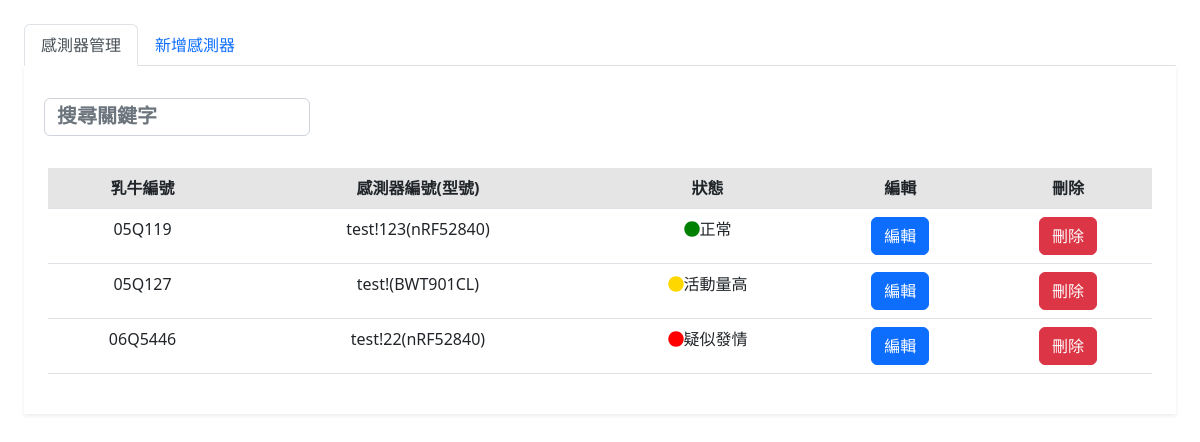
Before: /fEnvironment/sensorManagement/sensorManagement.php with the older database file.
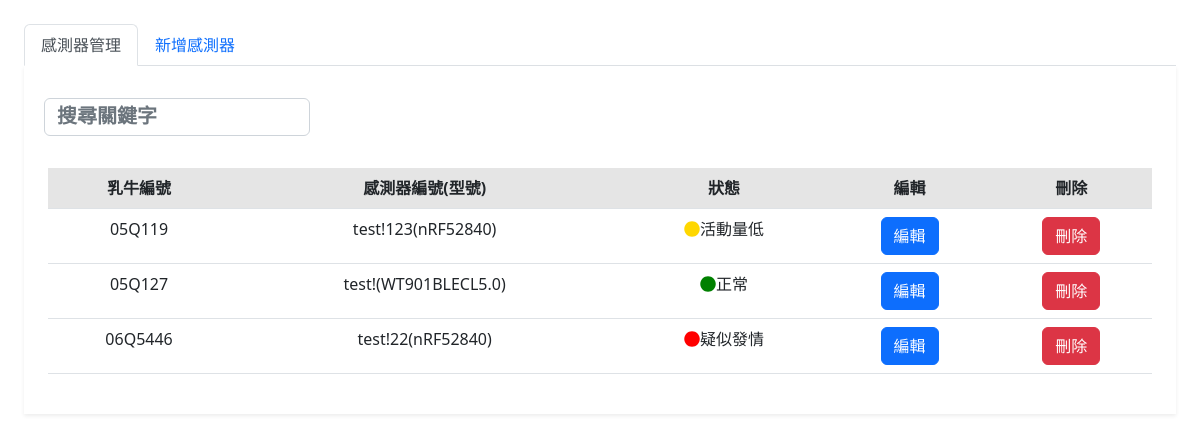
After: the same page with the newer database file.
### tables this page shows
CREATE TABLE `sensor_management` (
  `uuid` varchar(64) NOT NULL,
  `model` varchar(64) NOT NULL,
  `states` varchar(64) NOT NULL,
  `cid` varchar(64) NOT NULL,
  `recordTime` timestamp NOT NULL DEFAULT current_timestamp()
);

### fEnvironment/sensorManagement/sensorManagement.php (the view, shortened to what this page needs)
<?php
require_once("../../SQLServer.php");
?>
<!DOCTYPE html>
<html lang="zh-TW">
<head>
  <link href="https://cdn.jsdelivr.net/npm/bootstrap@5.2.2/dist/css/bootstrap.min.css" rel="stylesheet">
  <link rel="stylesheet" href="../../css/text_box2.css">
  <link rel="stylesheet" href="../../css/indexcss.css">
  <link rel="stylesheet" TYPE="text/css" href="https://cdnjs.cloudflare.com/ajax/libs/font-awesome/4.7.0/css/font-awesome.css">
  <link rel="stylesheet" href="https://use.fontawesome.com/releases/v5.8.2/css/all.css">
</head>
<body>
  <div name="content" style="width:100%; height: 100vh ;   padding:1.5rem  ;   ">
    <div class="tab-content">
      <ul class="nav nav-tabs" role="tablist">
        <li class="nav-item">
          <a href="#sensorManagement" class="nav-link active" data-toggle="tab">感測器管理</a>
        </li>
        <li class="nav-item">
          <a href="#addSensorDevices" class="nav-link" data-toggle="tab">新增感測器</a>
        </li>
      </ul>
      <div class="tab-pane active bg-white shadow-sm p-4" id="sensorManagement">
        <div class="row">
          <div class="col-md-3 p-2">
            <input type="search" class="search form-control" data-table="table table-hover" placeholder="搜尋關鍵字" style="width:100%;">
          </div>
        </div>
        <br>
        <div class="table-responsive" style="overflow-y: hidden;">
          <div id="cow_table" style="text-align:center;">
            <table id="rule" class="table table-hover">
              <thead>
                <tr class="table-active">
                  <th>乳牛編號</th>
                  <th>感測器編號(型號)</th>
                  <th>狀態</th>
                  <th>編輯</th>
                  <th>刪除</th>
                </tr>
              </thead>
              <tbody>
                <?php
                $query = "SELECT * FROM sensor_management ";
                $query .= "ORDER BY cid ";
                $result = mysqli_query($db_link, $query);
                $i = 1;
                while ($row = mysqli_fetch_array($result)) {
                  $cid = $row['cid'];
                  $uuid = $row['uuid'];
                  $model = $row['model'];
                  $states = $row['states'];
                ?>
                  <tr>
                    <td><?php echo $cid ?></td>
                    <td><?php echo $uuid . '(' . $model . ")" ?></td>
                    <td><?php
                        if ($states == '未連接') {
                          echo "<i class=\"fas fa-circle\" style=\"color: gray;\"></i>";
                        } elseif ($states == '正常') {
                          echo "<i class=\"fas fa-circle\" style=\"color: green;\"></i>";
                        } elseif ($states == '疑似發情' || $states == '發情') {
                          echo "<i class=\"fas fa-circle\" style=\"color: red;\"></i>";
                        } else {
                          echo "<i class=\"fas fa-circle\" style=\"color: gold;\"></i>";
                        }
                        echo $states ?></td>
                    <td><button class="view_data btn btn-primary" GetUuid="<?php echo $uuid;
                                                                            ?>">編輯</button></td>
                    <?php
                    echo "<td><button id=\"linkDel_$i\" onclick=\"#del\" class=\"btn btn-danger\">刪除</button></td>";
                    ?>
                  </tr>
                <?php
                  $i += 1;
                }
                ?>
              </tbody>
            </table>
          </div>
        </div>
      </div>
    </div>
  </div>
</body>
</html>

### css/text_box2.css (style rules this page uses)
::placeholder { color: #FFF; font-size:20px; text-align:left; font-weight:bolder; }

### css/indexcss.css (style rules this page uses)
html, body { height: 100%; }

Changed rows visible on the page:
changed sensor_management "test!123": states "正常" → "活動量低"
changed sensor_management "test!": model "BWT901CL" → "WT901BLECL5.0"; states "活動量高" → "正常"
